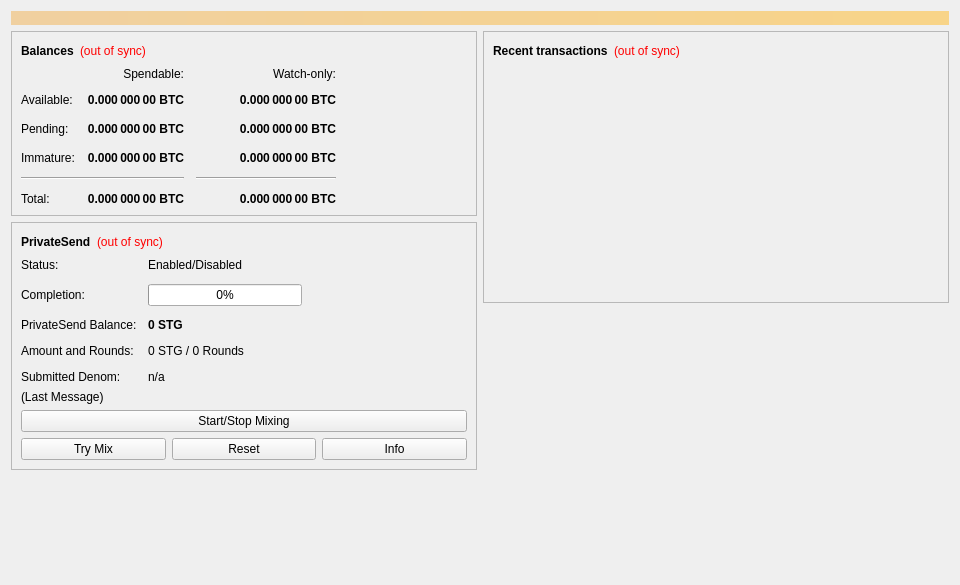
<?xml version="1.0" encoding="UTF-8"?>
<ui version="4.0">
 <class>OverviewPage</class>
 <widget class="QWidget" name="OverviewPage">
  <property name="geometry">
   <rect>
    <x>0</x>
    <y>0</y>
    <width>960</width>
    <height>585</height>
   </rect>
  </property>
  <property name="minimumSize">
   <size>
    <width>960</width>
    <height>0</height>
   </size>
  </property>
  <property name="windowTitle">
   <string>Form</string>
  </property>
  <layout class="QVBoxLayout" name="topLayout">
   <item>
    <widget class="QLabel" name="labelAlerts">
     <property name="visible">
      <bool>false</bool>
     </property>
     <property name="styleSheet">
      <string notr="true">QLabel { background-color: qlineargradient(x1: 0, y1: 0, x2: 1, y2: 0, stop:0 #F0D0A0, stop:1 #F8D488); color:#000000; }</string>
     </property>
     <property name="wordWrap">
      <bool>true</bool>
     </property>
     <property name="margin">
      <number>3</number>
     </property>
     <property name="textInteractionFlags">
      <set>Qt::TextSelectableByMouse</set>
     </property>
    </widget>
   </item>
   <item>
    <layout class="QHBoxLayout" name="horizontalLayout" stretch="1,1">
     <item>
      <layout class="QVBoxLayout" name="verticalLayout_2">
       <item>
        <widget class="QFrame" name="frame">
         <property name="frameShape">
          <enum>QFrame::StyledPanel</enum>
         </property>
         <property name="frameShadow">
          <enum>QFrame::Raised</enum>
         </property>
         <layout class="QVBoxLayout" name="verticalLayout_4">
          <item>
           <layout class="QHBoxLayout" name="horizontalLayout_4">
            <item>
             <widget class="QLabel" name="label_5">
              <property name="font">
               <font>
                <weight>75</weight>
                <bold>true</bold>
               </font>
              </property>
              <property name="text">
               <string>Balances</string>
              </property>
             </widget>
            </item>
            <item>
             <widget class="QLabel" name="labelWalletStatus">
              <property name="toolTip">
               <string>The displayed information may be out of date. Your wallet automatically synchronizes with the stargate network after a connection is established, but this process has not completed yet.</string>
              </property>
              <property name="styleSheet">
               <string notr="true">QLabel { color: red; }</string>
              </property>
              <property name="text">
               <string notr="true">(out of sync)</string>
              </property>
              <property name="alignment">
               <set>Qt::AlignLeading|Qt::AlignLeft|Qt::AlignVCenter</set>
              </property>
             </widget>
            </item>
            <item>
             <spacer name="horizontalSpacer_3">
              <property name="orientation">
               <enum>Qt::Horizontal</enum>
              </property>
              <property name="sizeHint" stdset="0">
               <size>
                <width>40</width>
                <height>20</height>
               </size>
              </property>
             </spacer>
            </item>
           </layout>
          </item>
          <item>
           <layout class="QGridLayout" name="gridLayout">
            <property name="spacing">
             <number>12</number>
            </property>
            <item row="2" column="2">
             <widget class="QLabel" name="labelWatchPending">
              <property name="font">
               <font>
                <weight>75</weight>
                <bold>true</bold>
               </font>
              </property>
              <property name="cursor">
               <cursorShape>IBeamCursor</cursorShape>
              </property>
              <property name="toolTip">
               <string>Unconfirmed transactions to watch-only addresses</string>
              </property>
              <property name="text">
               <string notr="true">0.000 000 00 BTC</string>
              </property>
              <property name="alignment">
               <set>Qt::AlignRight|Qt::AlignTrailing|Qt::AlignVCenter</set>
              </property>
              <property name="textInteractionFlags">
               <set>Qt::LinksAccessibleByMouse|Qt::TextSelectableByKeyboard|Qt::TextSelectableByMouse</set>
              </property>
             </widget>
            </item>
            <item row="2" column="1">
             <widget class="QLabel" name="labelUnconfirmed">
              <property name="font">
               <font>
                <weight>75</weight>
                <bold>true</bold>
               </font>
              </property>
              <property name="cursor">
               <cursorShape>IBeamCursor</cursorShape>
              </property>
              <property name="toolTip">
               <string>Total of transactions that have yet to be confirmed, and do not yet count toward the spendable balance</string>
              </property>
              <property name="text">
               <string notr="true">0.000 000 00 BTC</string>
              </property>
              <property name="alignment">
               <set>Qt::AlignRight|Qt::AlignTrailing|Qt::AlignVCenter</set>
              </property>
              <property name="textInteractionFlags">
               <set>Qt::LinksAccessibleByMouse|Qt::TextSelectableByKeyboard|Qt::TextSelectableByMouse</set>
              </property>
             </widget>
            </item>
            <item row="3" column="2">
             <widget class="QLabel" name="labelWatchImmature">
              <property name="font">
               <font>
                <weight>75</weight>
                <bold>true</bold>
               </font>
              </property>
              <property name="cursor">
               <cursorShape>IBeamCursor</cursorShape>
              </property>
              <property name="toolTip">
               <string>Mined balance in watch-only addresses that has not yet matured</string>
              </property>
              <property name="text">
               <string notr="true">0.000 000 00 BTC</string>
              </property>
              <property name="alignment">
               <set>Qt::AlignRight|Qt::AlignTrailing|Qt::AlignVCenter</set>
              </property>
              <property name="textInteractionFlags">
               <set>Qt::LinksAccessibleByMouse|Qt::TextSelectableByKeyboard|Qt::TextSelectableByMouse</set>
              </property>
             </widget>
            </item>
            <item row="4" column="0" colspan="2">
             <widget class="Line" name="lineSpendableBalance">
              <property name="orientation">
               <enum>Qt::Horizontal</enum>
              </property>
             </widget>
            </item>
            <item row="4" column="2">
             <widget class="Line" name="lineWatchBalance">
              <property name="sizePolicy">
               <sizepolicy hsizetype="Preferred" vsizetype="Fixed">
                <horstretch>0</horstretch>
                <verstretch>0</verstretch>
               </sizepolicy>
              </property>
              <property name="minimumSize">
               <size>
                <width>140</width>
                <height>0</height>
               </size>
              </property>
              <property name="orientation">
               <enum>Qt::Horizontal</enum>
              </property>
             </widget>
            </item>
            <item row="5" column="0">
             <widget class="QLabel" name="labelTotalText">
              <property name="text">
               <string>Total:</string>
              </property>
             </widget>
            </item>
            <item row="3" column="1">
             <widget class="QLabel" name="labelImmature">
              <property name="font">
               <font>
                <weight>75</weight>
                <bold>true</bold>
               </font>
              </property>
              <property name="cursor">
               <cursorShape>IBeamCursor</cursorShape>
              </property>
              <property name="toolTip">
               <string>Mined balance that has not yet matured</string>
              </property>
              <property name="text">
               <string notr="true">0.000 000 00 BTC</string>
              </property>
              <property name="alignment">
               <set>Qt::AlignRight|Qt::AlignTrailing|Qt::AlignVCenter</set>
              </property>
              <property name="textInteractionFlags">
               <set>Qt::LinksAccessibleByMouse|Qt::TextSelectableByKeyboard|Qt::TextSelectableByMouse</set>
              </property>
             </widget>
            </item>
            <item row="2" column="3">
             <spacer name="horizontalSpacer_2">
              <property name="orientation">
               <enum>Qt::Horizontal</enum>
              </property>
              <property name="sizeHint" stdset="0">
               <size>
                <width>40</width>
                <height>20</height>
               </size>
              </property>
             </spacer>
            </item>
            <item row="3" column="0">
             <widget class="QLabel" name="labelImmatureText">
              <property name="text">
               <string>Immature:</string>
              </property>
             </widget>
            </item>
            <item row="5" column="1">
             <widget class="QLabel" name="labelTotal">
              <property name="font">
               <font>
                <weight>75</weight>
                <bold>true</bold>
               </font>
              </property>
              <property name="cursor">
               <cursorShape>IBeamCursor</cursorShape>
              </property>
              <property name="toolTip">
               <string>Your current total balance</string>
              </property>
              <property name="text">
               <string notr="true">0.000 000 00 BTC</string>
              </property>
              <property name="alignment">
               <set>Qt::AlignRight|Qt::AlignTrailing|Qt::AlignVCenter</set>
              </property>
              <property name="textInteractionFlags">
               <set>Qt::LinksAccessibleByMouse|Qt::TextSelectableByKeyboard|Qt::TextSelectableByMouse</set>
              </property>
             </widget>
            </item>
            <item row="5" column="2">
             <widget class="QLabel" name="labelWatchTotal">
              <property name="font">
               <font>
                <weight>75</weight>
                <bold>true</bold>
               </font>
              </property>
              <property name="cursor">
               <cursorShape>IBeamCursor</cursorShape>
              </property>
              <property name="toolTip">
               <string>Current total balance in watch-only addresses</string>
              </property>
              <property name="text">
               <string notr="true">0.000 000 00 BTC</string>
              </property>
              <property name="alignment">
               <set>Qt::AlignRight|Qt::AlignTrailing|Qt::AlignVCenter</set>
              </property>
              <property name="textInteractionFlags">
               <set>Qt::LinksAccessibleByMouse|Qt::TextSelectableByKeyboard|Qt::TextSelectableByMouse</set>
              </property>
             </widget>
            </item>
            <item row="0" column="2">
             <widget class="QLabel" name="labelWatchonly">
              <property name="text">
               <string>Watch-only:</string>
              </property>
              <property name="alignment">
               <set>Qt::AlignRight|Qt::AlignTrailing|Qt::AlignVCenter</set>
              </property>
             </widget>
            </item>
            <item row="1" column="0">
             <widget class="QLabel" name="labelBalanceText">
              <property name="text">
               <string>Available:</string>
              </property>
             </widget>
            </item>
            <item row="1" column="1">
             <widget class="QLabel" name="labelBalance">
              <property name="font">
               <font>
                <weight>75</weight>
                <bold>true</bold>
               </font>
              </property>
              <property name="cursor">
               <cursorShape>IBeamCursor</cursorShape>
              </property>
              <property name="toolTip">
               <string>Your current spendable balance</string>
              </property>
              <property name="text">
               <string notr="true">0.000 000 00 BTC</string>
              </property>
              <property name="alignment">
               <set>Qt::AlignRight|Qt::AlignTrailing|Qt::AlignVCenter</set>
              </property>
              <property name="textInteractionFlags">
               <set>Qt::LinksAccessibleByMouse|Qt::TextSelectableByKeyboard|Qt::TextSelectableByMouse</set>
              </property>
             </widget>
            </item>
            <item row="1" column="2">
             <widget class="QLabel" name="labelWatchAvailable">
              <property name="font">
               <font>
                <weight>75</weight>
                <bold>true</bold>
               </font>
              </property>
              <property name="cursor">
               <cursorShape>IBeamCursor</cursorShape>
              </property>
              <property name="toolTip">
               <string>Your current balance in watch-only addresses</string>
              </property>
              <property name="text">
               <string notr="true">0.000 000 00 BTC</string>
              </property>
              <property name="alignment">
               <set>Qt::AlignRight|Qt::AlignTrailing|Qt::AlignVCenter</set>
              </property>
              <property name="textInteractionFlags">
               <set>Qt::LinksAccessibleByMouse|Qt::TextSelectableByKeyboard|Qt::TextSelectableByMouse</set>
              </property>
             </widget>
            </item>
            <item row="2" column="0">
             <widget class="QLabel" name="labelPendingText">
              <property name="text">
               <string>Pending:</string>
              </property>
             </widget>
            </item>
            <item row="0" column="1">
             <widget class="QLabel" name="labelSpendable">
              <property name="text">
               <string>Spendable:</string>
              </property>
              <property name="alignment">
               <set>Qt::AlignRight|Qt::AlignTrailing|Qt::AlignVCenter</set>
              </property>
             </widget>
            </item>
           </layout>
          </item>
         </layout>
        </widget>
       </item>
       <item>
        <widget class="QFrame" name="framePrivateSend">
         <property name="layoutDirection">
          <enum>Qt::LeftToRight</enum>
         </property>
         <property name="frameShape">
          <enum>QFrame::StyledPanel</enum>
         </property>
         <property name="frameShadow">
          <enum>QFrame::Raised</enum>
         </property>
         <layout class="QVBoxLayout" name="VerticalLayout_PS1">
          <item>
           <layout class="QHBoxLayout" name="horizontalLayout_5">
            <item>
             <widget class="QLabel" name="labelPrivateSendHeader">
              <property name="font">
               <font>
                <weight>75</weight>
                <bold>true</bold>
               </font>
              </property>
              <property name="text">
               <string>PrivateSend</string>
              </property>
             </widget>
            </item>
            <item>
             <widget class="QLabel" name="labelPrivateSendSyncStatus">
              <property name="toolTip">
               <string>The displayed information may be out of date. Your wallet automatically synchronizes with the stargate network after a connection is established, but this process has not completed yet.</string>
              </property>
              <property name="styleSheet">
               <string notr="true">QLabel { color: red; }</string>
              </property>
              <property name="text">
               <string notr="true">(out of sync)</string>
              </property>
              <property name="alignment">
               <set>Qt::AlignLeading|Qt::AlignLeft|Qt::AlignVCenter</set>
              </property>
             </widget>
            </item>
            <item>
             <spacer name="horizontalSpacer_4">
              <property name="orientation">
               <enum>Qt::Horizontal</enum>
              </property>
              <property name="sizeHint" stdset="0">
               <size>
                <width>40</width>
                <height>20</height>
               </size>
              </property>
             </spacer>
            </item>
           </layout>
          </item>
          <item>
           <layout class="QFormLayout" name="privateSendFormLayout">
            <property name="fieldGrowthPolicy">
             <enum>QFormLayout::AllNonFixedFieldsGrow</enum>
            </property>
            <property name="horizontalSpacing">
             <number>11</number>
            </property>
            <property name="verticalSpacing">
             <number>12</number>
            </property>
            <item row="0" column="0">
             <widget class="QLabel" name="labelPrivateSendEnabledText">
              <property name="text">
               <string>Status:</string>
              </property>
             </widget>
            </item>
            <item row="0" column="1">
             <widget class="QLabel" name="labelPrivateSendEnabled">
              <property name="text">
               <string>Enabled/Disabled</string>
              </property>
             </widget>
            </item>
            <item row="1" column="0">
             <widget class="QLabel" name="labelCompletitionText">
              <property name="text">
               <string>Completion:</string>
              </property>
             </widget>
            </item>
            <item row="1" column="1">
             <widget class="QProgressBar" name="privateSendProgress">
              <property name="maximumSize">
               <size>
                <width>154</width>
                <height>16777215</height>
               </size>
              </property>
              <property name="value">
               <number>0</number>
              </property>
             </widget>
            </item>
            <item row="2" column="0">
             <widget class="QLabel" name="labelAnonymizedText">
              <property name="text">
               <string>PrivateSend Balance:</string>
              </property>
             </widget>
            </item>
            <item row="2" column="1">
             <widget class="QLabel" name="labelAnonymized">
              <property name="font">
               <font>
                <weight>75</weight>
                <bold>true</bold>
               </font>
              </property>
              <property name="text">
               <string notr="true">0 STG</string>
              </property>
             </widget>
            </item>
            <item row="3" column="0">
             <widget class="QLabel" name="labelAmountAndRoundsText">
              <property name="text">
               <string>Amount and Rounds:</string>
              </property>
             </widget>
            </item>
            <item row="3" column="1">
             <widget class="QLabel" name="labelAmountRounds">
              <property name="text">
               <string>0 STG / 0 Rounds</string>
              </property>
             </widget>
            </item>
            <item row="4" column="0">
             <widget class="QLabel" name="labelSubmittedDenomText">
              <property name="text">
               <string>Submitted Denom:</string>
              </property>
             </widget>
            </item>
            <item row="4" column="1">
             <widget class="QLabel" name="labelSubmittedDenom">
              <property name="toolTip">
               <string>The denominations you submitted to the Masternode.&lt;br&gt;To mix, other users must submit the exact same denominations.</string>
              </property>
              <property name="text">
               <string>n/a</string>
              </property>
             </widget>
            </item>
           </layout>
          </item>
          <item>
           <layout class="QVBoxLayout" name="VerticalLayout_PS">
            <item>
             <widget class="QLabel" name="labelPrivateSendLastMessage">
              <property name="text">
               <string>(Last Message)</string>
              </property>
              <property name="alignment">
               <set>Qt::AlignLeading|Qt::AlignLeft|Qt::AlignTop</set>
              </property>
              <property name="wordWrap">
               <bool>true</bool>
              </property>
             </widget>
            </item>
            <item>
             <widget class="QPushButton" name="togglePrivateSend">
              <property name="sizePolicy">
               <sizepolicy hsizetype="MinimumExpanding" vsizetype="Fixed">
                <horstretch>0</horstretch>
                <verstretch>0</verstretch>
               </sizepolicy>
              </property>
              <property name="text">
               <string>Start/Stop Mixing</string>
              </property>
             </widget>
            </item>
            <item>
             <layout class="QHBoxLayout" name="horizontalLayout_debugbuttons">
              <item>
               <widget class="QPushButton" name="privateSendAuto">
                <property name="sizePolicy">
                 <sizepolicy hsizetype="MinimumExpanding" vsizetype="Fixed">
                  <horstretch>0</horstretch>
                  <verstretch>0</verstretch>
                 </sizepolicy>
                </property>
                <property name="toolTip">
                 <string>Try to manually submit a PrivateSend request.</string>
                </property>
                <property name="text">
                 <string>Try Mix</string>
                </property>
               </widget>
              </item>
              <item>
               <widget class="QPushButton" name="privateSendReset">
                <property name="sizePolicy">
                 <sizepolicy hsizetype="MinimumExpanding" vsizetype="Fixed">
                  <horstretch>0</horstretch>
                  <verstretch>0</verstretch>
                 </sizepolicy>
                </property>
                <property name="toolTip">
                 <string>Reset the current status of PrivateSend (can interrupt PrivateSend if it's in the process of Mixing, which can cost you money!)</string>
                </property>
                <property name="autoFillBackground">
                 <bool>false</bool>
                </property>
                <property name="text">
                 <string>Reset</string>
                </property>
               </widget>
              </item>
              <item>
               <widget class="QPushButton" name="privateSendInfo">
                <property name="sizePolicy">
                 <sizepolicy hsizetype="MinimumExpanding" vsizetype="Fixed">
                  <horstretch>0</horstretch>
                  <verstretch>0</verstretch>
                 </sizepolicy>
                </property>
                <property name="toolTip">
                 <string>Information about PrivateSend and Mixing</string>
                </property>
                <property name="text">
                 <string>Info</string>
                </property>
               </widget>
              </item>
             </layout>
            </item>
           </layout>
          </item>
         </layout>
        </widget>
       </item>
       <item>
        <spacer name="verticalSpacer">
         <property name="orientation">
          <enum>Qt::Vertical</enum>
         </property>
         <property name="sizeHint" stdset="0">
          <size>
           <width>20</width>
           <height>40</height>
          </size>
         </property>
        </spacer>
       </item>
      </layout>
     </item>
     <item>
      <layout class="QVBoxLayout" name="verticalLayout_3">
       <item>
        <widget class="QFrame" name="frame_2">
         <property name="frameShape">
          <enum>QFrame::StyledPanel</enum>
         </property>
         <property name="frameShadow">
          <enum>QFrame::Raised</enum>
         </property>
         <layout class="QVBoxLayout" name="verticalLayout">
          <item>
           <layout class="QHBoxLayout" name="horizontalLayout_2">
            <item>
             <widget class="QLabel" name="label_4">
              <property name="font">
               <font>
                <weight>75</weight>
                <bold>true</bold>
               </font>
              </property>
              <property name="text">
               <string>Recent transactions</string>
              </property>
             </widget>
            </item>
            <item>
             <widget class="QLabel" name="labelTransactionsStatus">
              <property name="toolTip">
               <string>The displayed information may be out of date. Your wallet automatically synchronizes with the stargate network after a connection is established, but this process has not completed yet.</string>
              </property>
              <property name="styleSheet">
               <string notr="true">QLabel { color: red; }</string>
              </property>
              <property name="text">
               <string notr="true">(out of sync)</string>
              </property>
              <property name="alignment">
               <set>Qt::AlignLeading|Qt::AlignLeft|Qt::AlignVCenter</set>
              </property>
             </widget>
            </item>
            <item>
             <spacer name="horizontalSpacer">
              <property name="orientation">
               <enum>Qt::Horizontal</enum>
              </property>
              <property name="sizeHint" stdset="0">
               <size>
                <width>40</width>
                <height>20</height>
               </size>
              </property>
             </spacer>
            </item>
           </layout>
          </item>
          <item>
           <widget class="QListView" name="listTransactions">
            <property name="styleSheet">
             <string notr="true">QListView { background: transparent; }</string>
            </property>
            <property name="frameShape">
             <enum>QFrame::NoFrame</enum>
            </property>
            <property name="verticalScrollBarPolicy">
             <enum>Qt::ScrollBarAlwaysOff</enum>
            </property>
            <property name="horizontalScrollBarPolicy">
             <enum>Qt::ScrollBarAlwaysOff</enum>
            </property>
            <property name="selectionMode">
             <enum>QAbstractItemView::NoSelection</enum>
            </property>
           </widget>
          </item>
         </layout>
        </widget>
       </item>
       <item>
        <spacer name="verticalSpacer_2">
         <property name="orientation">
          <enum>Qt::Vertical</enum>
         </property>
         <property name="sizeHint" stdset="0">
          <size>
           <width>20</width>
           <height>40</height>
          </size>
         </property>
        </spacer>
       </item>
      </layout>
     </item>
    </layout>
   </item>
  </layout>
 </widget>
 <resources/>
 <connections/>
</ui>
